Frame 1 (no input): blank canvas, image omitted
Frame 60 (the mouse pressed at the canvas centre just before this capture): blank canvas, image omitted
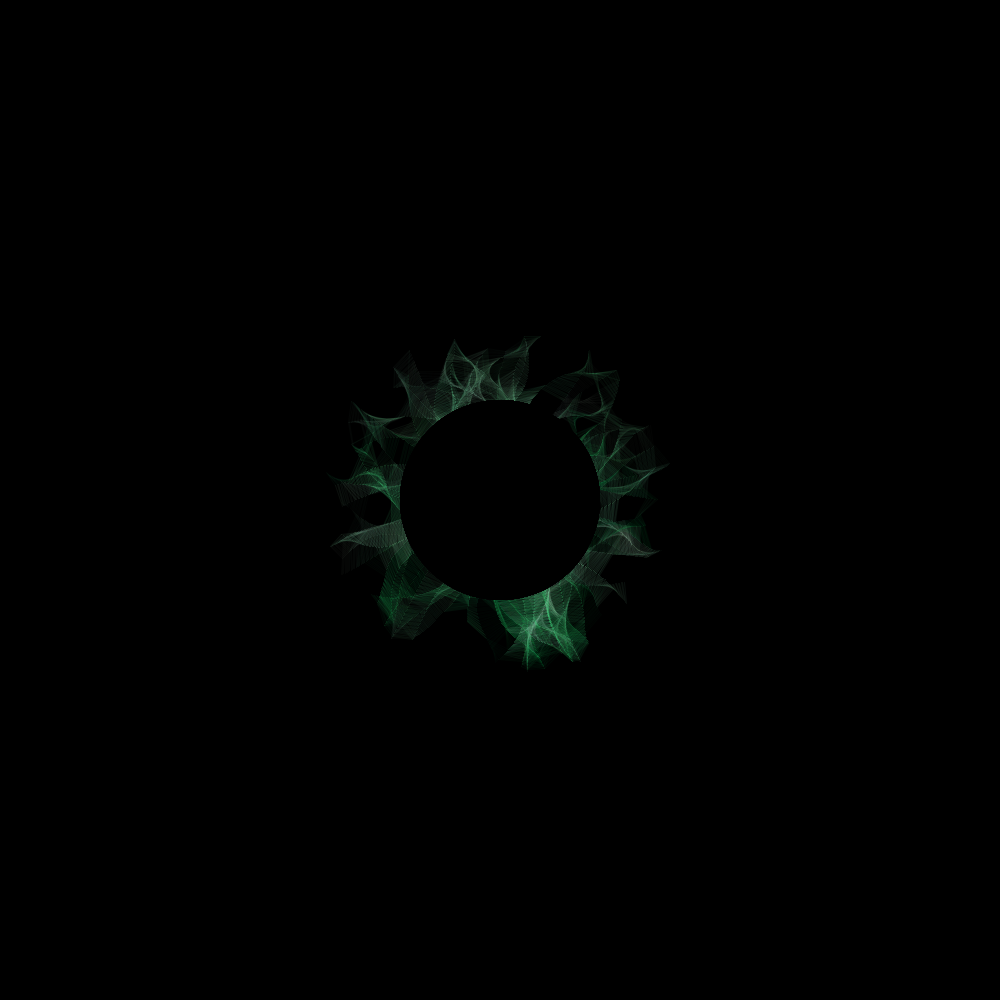
Frame 120 (the mouse held since frame 60 and released just before this capture)

The Processing sketch whose frames 1 and 60 were blank and that drew this single picture after the mouse press (run headless with seeded random() and noise(); from frame 60 on, the mouse is pressed at the canvas centre):

// Processing sketch: build
// ── build.pde
walker[] w;
int mode = 2;

/*-----------------------*/


void setup() {
  size(1000, 1000);
  colorMode(HSB, 360, 100, 100);
  background(0);

  //create each walker;
  float newH = random(360);
  w = new walker[100];
  for (int i = 0; i < w.length; i++)  {   w[i] = new walker(newH);  }
}


/*-----------------------*/


void draw() {
  for (int i = 0; i < w.length; i++)
  {
    //move walkers
    if (random(1) > 0.96) w[i].setDir(random(-PI, PI));  //change direction sometimes
    w[i].update();
    w[i].checkEdges();

    //display according to the mode chosen
    if (mode == 1) w[i].display1();
    else for (int j = (i + 1); j < w.length; j++)  w[i].display2(w[j]);
  }

  //black circle
  noStroke();
  fill(0);
  ellipse(width/2, height/2, 200, 200);

  //stop after 500 frames
  if (frameCount % 500 == 0) noLoop();
}


/*-----------------------*/


void mousePressed()  //set a new hue and clean the background
{
  //choose mode
  if (mouseButton == LEFT) mode = 2;
  else if(mouseButton == RIGHT) mode = 1;

  //prepare to draw new image
  float newH = random(360);  //choose new color
  for (walker W : w)
  {
    W.h = newH;  //apply new color
    W.restart();  //restart positons
  }
  background(0);  //clean background

  //restart drawing
  frameCount = 0;
  loop();
}


/*-----------------------*/


class walker
{
  PVector oldP, newP; //old and new positions
  PVector velocity, acceleration;
  float h, s, b;  //components of the color


  walker(float h_)
  {
    //define the color
    h = h_;
    s = random(20, 100);
    b = random(20,100);

    //initialize the position
    oldP = newP = new PVector(width/2, height/2, 0);

    //initialize the velocity
    velocity = new PVector(0, 0, 0);

    //initialize the acceleration
    acceleration = new PVector(random(-1,1), random(-1,1), 0);
    acceleration.normalize();
    acceleration.mult(0.5);
  }


  void setDir(float angle)  //change direction
  {
    //direction of the acceleration is defined by the new angle
    acceleration.set(cos(angle), sin(angle), 0);

    //magnitude of the acceleration is proportional to the angle between acceleration and velocity
    acceleration.normalize();
    float dif = PVector.angleBetween(acceleration, velocity);
    dif = map(dif, 0, PI, 0.1, 0.001);
    acceleration.mult(dif);
  }


  void update()  //update position
  {
    oldP = newP;
    velocity.add(acceleration);
    velocity.limit(1.5);
    newP = PVector.add(oldP, velocity);
  }


  void configDisplay(int maxAlfa)  //set colors to display
  {
    float alfa = dist(newP.x, newP.y, width/2, height/2);
    alfa = map(alfa, 0, width/2, maxAlfa, 0);
    strokeWeight(1);
    stroke(h, s, b, alfa);
  }


  void display1()  //display as lines
  {
    configDisplay(127);
    line(oldP.x, oldP.y, newP.x, newP.y);
  }


  void display2(walker W)  //display as "flames"
  {
    configDisplay(25);
    if ( dist(newP.x, newP.y, W.newP.x, W.newP.y) < 25)
      line(newP.x, newP.y, W.newP.x, W.newP.y);
  }


  void checkEdges()  //if it's out of the circle restart positions
  {
    if (dist(width/2, height/2, newP.x, newP.y) > (width/2 + random(100)))  restart();
  }


  void restart()  //go back to the center of the image
  {
    newP.x = oldP.x = width/2;
    newP.y = oldP.y = height/2;
  }

}
